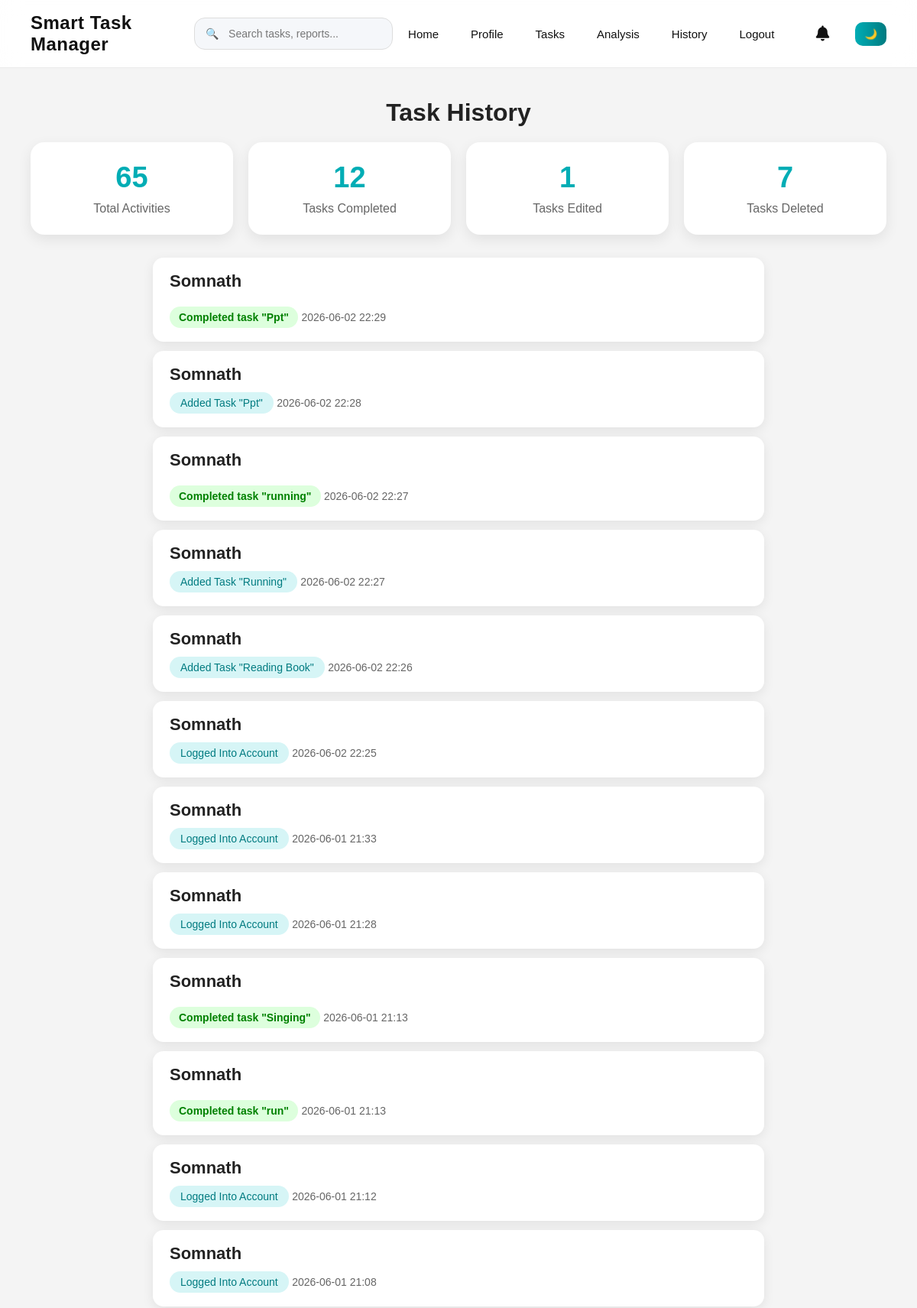
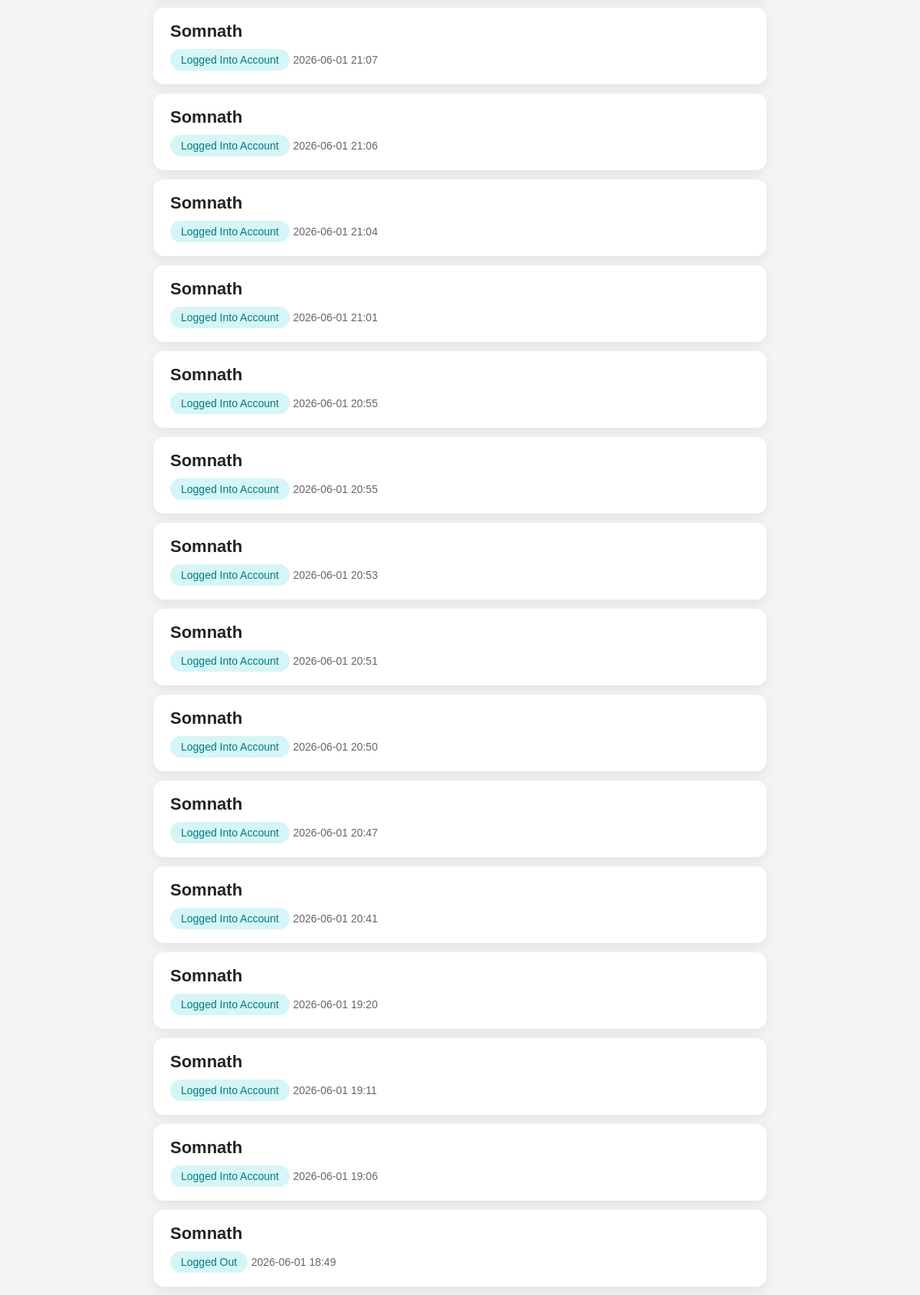
The app's page /history (signed in, upper part) with its own data (2 pictures, top to bottom).
### tables this page shows
CREATE TABLE history (
    id INTEGER PRIMARY KEY AUTOINCREMENT,
    username TEXT,
    action TEXT,
    created_at TEXT
);

### app.py (the view)
@app.route('/history')
def history():
    if 'user' not in session:
        return redirect('/login')
    conn = sqlite3.connect("data.db")
    c = conn.cursor()
    if session.get('role') == 'admin':
        c.execute("""
            SELECT username, action, created_at
            FROM history
            ORDER BY id DESC
        """)
    else:
        c.execute("""
            SELECT username, action, created_at
            FROM history
            WHERE username=?
            ORDER BY id DESC
        """, (session['user'],))
    history_data = c.fetchall()
    total_logs = len(history_data)
    completed_count = len([
        x for x in history_data
        if "Completed" in x[1]
        ])
    deleted_count = len([
        x for x in history_data
        if "Deleted" in x[1]
        ])
    conn.close()
    edited_count = len([
        x for x in history_data
        if "Edited task" in x[1]
        ])
    return render_template(
    "history.html",
    history_data=history_data,
    total_logs=total_logs,
    completed_count=completed_count,
    deleted_count=deleted_count,
    edited_count=edited_count
)

### app.py (called while the page is built)
@app.context_processor
def notification_count():
    if 'user' not in session:
        return dict(unread_count=0)
    conn = sqlite3.connect("data.db")
    c = conn.cursor()
    c.execute("""
        SELECT COUNT(*)
        FROM notifications
        WHERE username=?
        AND is_read=0
    """, (session['user'],))
    count = c.fetchone()[0]
    conn.close()
    return dict(unread_count=count)

### templates/history.html
{% extends "base.html" %}
{% block content %}
<div class="tasks-page">
    <h1>Task History</h1>
    <div class="history-stats">
        <div class="history-stat-card">
            <h2>{{ total_logs }}</h2>
            <p>Total Activities</p>
        </div>
        <div class="history-stat-card">
            <h2>{{ completed_count }}</h2>
            <p>Tasks Completed</p>
        </div>
        <div class="history-stat-card">
            <h2>{{ edited_count }}</h2>
            <p>Tasks Edited</p>
        </div>
        <div class="history-stat-card">
            <h2>{{ deleted_count }}</h2>
            <p>Tasks Deleted</p>
        </div>
    </div>
    <div class="history-container">
        {% for item in history_data %}
        <div class="history-item">
            <div class="task-left">
                <h3>{{ item[0] }}</h3>
                <p class="
    {% if 'Completed' in item[1] %}completed-badge
    {% elif 'Deleted' in item[1] %}overdue-badge
    {% elif 'Edited' in item[1] %}pending-badge
    {% else %}role-badge
    {% endif %}
">
                    {{ item[1] }}
                </p>
                <small>{{ item[2] }}</small>
            </div>
        </div>
        {% endfor %}
    </div>
</div>
{% endblock %}

### static/style.css (style rules this page uses)
body, nav, .login-box, .task-item, .card, .stat-card, .extra-card, table, input, button { transition: background-color 0.3s ease, color 0.3s ease, border-color 0.3s ease; }
* { margin: 0; padding: 0; box-sizing: border-box; }
body { font-family: Arial, sans-serif; background-color: #f4f4f4; }
.tasks-page { padding: 40px; text-align: center; }
.tasks-page h1 { margin-bottom: 20px; color: #222; }
.role-badge { display: inline-block; background: #d6f5f6; color: #007b80; padding: 6px 14px; border-radius: 20px; font-size: 14px; text-transform: capitalize; }
.task-left { text-align: left; }
.task-left h3 { margin-bottom: 10px; color: #222; font-size: 22px; font-weight: 600; }
.task-left small { color: #666; font-size: 14px; }
.completed-badge { display: inline-block; margin-top: 10px; background: #ddffdd; color: green; padding: 6px 12px; border-radius: 20px; font-size: 14px; font-weight: bold; }
html { scroll-behavior: smooth; }
.history-container { max-width: 800px; margin: auto; }
.history-stats { display: flex; gap: 20px; margin-bottom: 30px; flex-wrap: wrap; }
.history-stat-card { flex: 1; min-width: 200px; background: white; padding: 25px; border-radius: 18px; text-align: center; box-shadow: 0 6px 18px rgba(0,0,0,0.08); transition: all 0.3s ease; }
.history-stat-card h2 { color: #00adb5; font-size: 38px; margin-bottom: 10px; }
.history-stat-card p { color: #666; }
.history-item { background: white; padding: 18px 22px; border-radius: 14px; margin: 12px 0; box-shadow: 0 4px 15px rgba(0,0,0,0.08); display: flex; flex-direction: column; gap: 6px; transition: all 0.3s ease; }

### records on screen
history: username "Somnath", action "Completed task \"Ppt\"", created_at "2026-06-02 22:29"
history: username "Somnath", action "Added Task \"Ppt\"", created_at "2026-06-02 22:28"
history: username "Somnath", action "Completed task \"running\"", created_at "2026-06-02 22:27"
history: username "Somnath", action "Added Task \"running\"", created_at "2026-06-02 22:27"
history: username "Somnath", action "Added Task \"Reading Book\"", created_at "2026-06-02 22:26"
history: username "Somnath", action "Logged Into Account", created_at "2026-06-02 22:25"
history: username "Somnath", action "Logged Into Account", created_at "2026-06-01 21:33"
history: username "Somnath", action "Logged Into Account", created_at "2026-06-01 21:28"
history: username "Somnath", action "Completed task \"Singing\"", created_at "2026-06-01 21:13"
history: username "Somnath", action "Completed task \"run\"", created_at "2026-06-01 21:13"
history: username "Somnath", action "Logged Into Account", created_at "2026-06-01 21:12"
history: username "Somnath", action "Logged Into Account", created_at "2026-06-01 21:08"
history: username "Somnath", action "Logged Into Account", created_at "2026-06-01 21:07"
history: username "Somnath", action "Logged Into Account", created_at "2026-06-01 21:06"
history: username "Somnath", action "Logged Into Account", created_at "2026-06-01 21:04"
history: username "Somnath", action "Logged Into Account", created_at "2026-06-01 21:01"
history: username "Somnath", action "Logged Into Account", created_at "2026-06-01 20:55"
history: username "Somnath", action "Logged Into Account", created_at "2026-06-01 20:55"
history: username "Somnath", action "Logged Into Account", created_at "2026-06-01 20:53"
history: username "Somnath", action "Logged Into Account", created_at "2026-06-01 20:51"
history: username "Somnath", action "Logged Into Account", created_at "2026-06-01 20:50"
history: username "Somnath", action "Logged Into Account", created_at "2026-06-01 20:47"
history: username "Somnath", action "Logged Into Account", created_at "2026-06-01 20:41"
history: username "Somnath", action "Logged Into Account", created_at "2026-06-01 19:20"
history: username "Somnath", action "Logged Into Account", created_at "2026-06-01 19:11"
history: username "Somnath", action "Logged Into Account", created_at "2026-06-01 19:06"
history: username "Somnath", action "Logged Out", created_at "2026-06-01 18:49"

### other values on screen
{{ total_logs }} "65"
{{ completed_count }} "12"
{{ edited_count }} "1"
{{ deleted_count }} "7"
